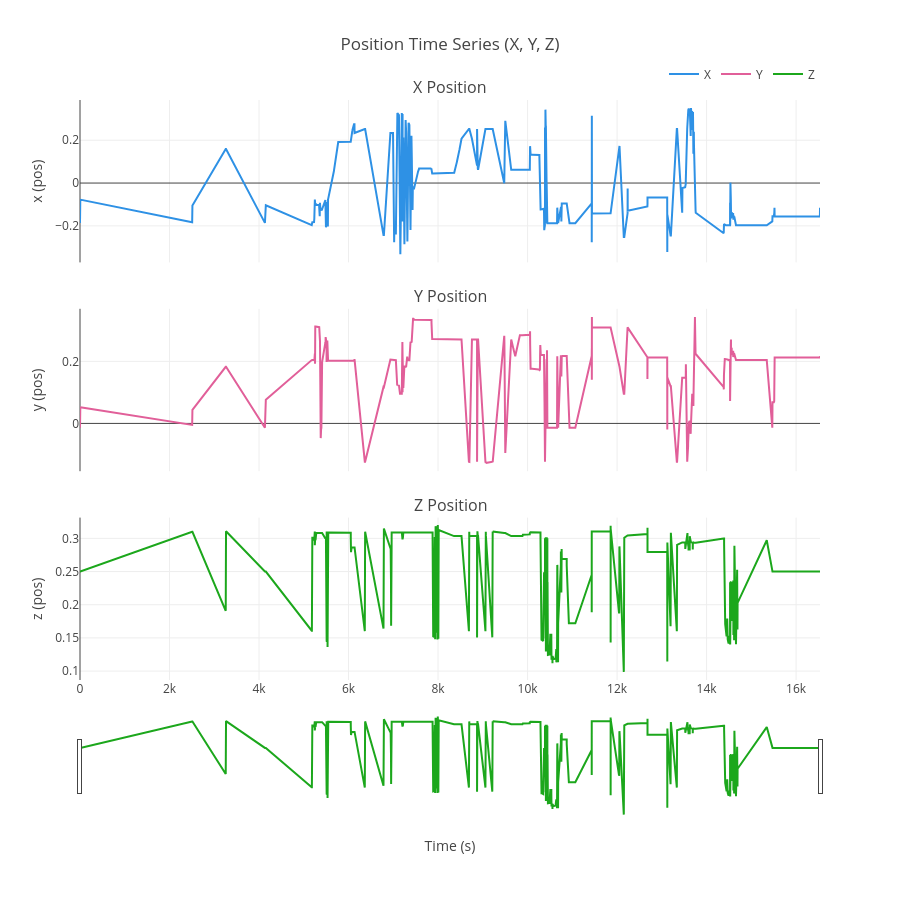

Write notebook code for a chart like this one.
### Code cell
import plotly.express as px
from plotly.subplots import make_subplots
import plotly.graph_objects as go

def time_series_plots(df, error=None):
    # Define axis list and colors
    feature_type_lst = ["x", "y", "z"]
    colors = px.colors.qualitative.Dark24[:3]

    # Create 3 subplots for X, Y, Z
    fig = make_subplots(
        rows=3, cols=1,
        shared_xaxes=True,
        subplot_titles=("X Position", "Y Position", "Z Position"),
        vertical_spacing=0.08
    )

    # Loop over X, Y, Z
    for idx, feature_type in enumerate(feature_type_lst, start=1):
        if feature_type in df.columns:
            fig.add_trace(
                go.Scatter(
                    x=df['time'],
                    y=df[feature_type],
                    name=feature_type.upper(),
                    mode='lines',
                    line=dict(color=colors[idx - 1], width=2)
                ),
                row=idx, col=1
            )

    # Update axes and layout
    fig.update_xaxes(title_text="Time (s)", row=3, col=1, rangeslider_visible=True)
    for i, feature_type in enumerate(feature_type_lst, start=1):
        fig.update_yaxes(title_text=f"{feature_type} (pos)", row=i, col=1)

    fig.update_layout(
        height=900,
        title_text="Position Time Series (X, Y, Z)",
        legend=dict(orientation="h", yanchor="bottom", y=1.02, xanchor="right", x=1)
    )

    return fig

# Example usage:
fig = time_series_plots(df)
fig.show()

### Figure 1 — Plotly figure (JSON) as saved in the notebook; plotly's stock layout.template omitted (floating-point values rounded to 4 significant figures; data arrays with more than 128 entries replaced by an {"elided": "..."} marker saying what was removed)
{"data": [{"line": {"color": "#2E91E5", "width": 2}, "mode": "lines", "name": "X", "type": "scatter", "x": {"elided": "11103 float values"}, "xaxis": "x", "y": {"elided": "11103 float values"}, "yaxis": "y"}, {"line": {"color": "#E15F99", "width": 2}, "mode": "lines", "name": "Y", "type": "scatter", "x": {"elided": "11103 float values"}, "xaxis": "x2", "y": {"elided": "11103 float values"}, "yaxis": "y2"}, {"line": {"color": "#1CA71C", "width": 2}, "mode": "lines", "name": "Z", "type": "scatter", "x": {"elided": "11103 float values"}, "xaxis": "x3", "y": {"elided": "11103 float values"}, "yaxis": "y3"}], "layout": {"annotations": [{"font": {"size": 16}, "showarrow": false, "text": "X Position", "x": 0.5, "xanchor": "center", "xref": "paper", "y": 1, "yanchor": "bottom", "yref": "paper"}, {"font": {"size": 16}, "showarrow": false, "text": "Y Position", "x": 0.5, "xanchor": "center", "xref": "paper", "y": 0.64, "yanchor": "bottom", "yref": "paper"}, {"font": {"size": 16}, "showarrow": false, "text": "Z Position", "x": 0.5, "xanchor": "center", "xref": "paper", "y": 0.28, "yanchor": "bottom", "yref": "paper"}], "height": 900, "legend": {"orientation": "h", "x": 1, "xanchor": "right", "y": 1.02, "yanchor": "bottom"}, "title": {"text": "Position Time Series (X, Y, Z)"}, "xaxis": {"anchor": "y", "domain": [0, 1], "matches": "x3", "showticklabels": false}, "xaxis2": {"anchor": "y2", "domain": [0, 1], "matches": "x3", "showticklabels": false}, "xaxis3": {"anchor": "y3", "domain": [0, 1], "rangeslider": {"visible": true}, "title": {"text": "Time (s)"}}, "yaxis": {"anchor": "x", "domain": [0.72, 1], "title": {"text": "x (pos)"}}, "yaxis2": {"anchor": "x2", "domain": [0.36, 0.64], "title": {"text": "y (pos)"}}, "yaxis3": {"anchor": "x3", "domain": [0, 0.28], "title": {"text": "z (pos)"}}}}
